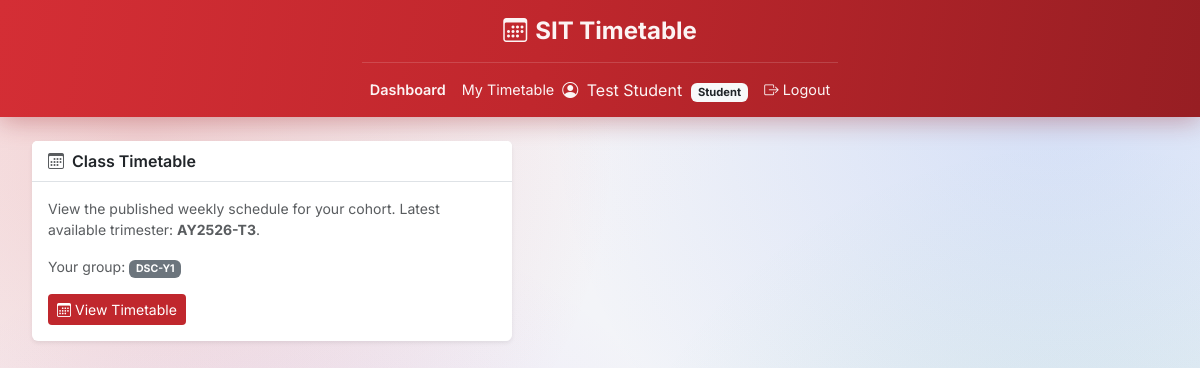
The page /student/dashboard (signed in) on the database its author committed.
### app/models/user.py (models this page shows, shortened)
class User(UserMixin, db.Model):
    __tablename__ = 'users'
    id = db.Column(db.Integer, primary_key=True)
    name = db.Column(db.String(100), nullable=False)
    email = db.Column(db.String(120), unique=True, nullable=False)
    password_hash = db.Column(db.String(256), nullable=False)
    role = db.Column(db.Enum('admin', 'professor', 'student'), nullable=False)
    student_group_id = db.Column(
        db.Integer,
        db.ForeignKey('student_groups.id', ondelete='SET NULL'),
        nullable=True,
    )
    student_group = db.relationship('StudentGroup', foreign_keys=[student_group_id])

### app/models/student_group.py (models this page shows, shortened)
class StudentGroup(db.Model):
    __tablename__ = 'student_groups'
    id = db.Column(db.Integer, primary_key=True)
    programme_id = db.Column(db.Integer, db.ForeignKey('programmes.id'), nullable=False)
    year_level = db.Column(db.Integer, nullable=False)                          # 1, 2, or 3
    group_label = db.Column(db.String(20), nullable=False)                      # e.g. 'DSC-Y2' or 'DSC-Y2-A'
    intake_size = db.Column(db.Integer, nullable=False)                         # number of students in this group
    parent_id = db.Column(db.Integer, db.ForeignKey('student_groups.id'), nullable=True)  # NULL if top-level group
    programme = db.relationship('Programme', backref='student_groups')
    sub_groups = db.relationship('StudentGroup', backref=db.backref('parent', remote_side=[id]))

### app/routes/student.py (the view)
@student_bp.route('/dashboard')
@login_required
def dashboard():
    group_ids = _student_visible_group_ids(current_user.student_group)
    query = (db.session.query(TimetableEntry.trimester)
             .join(TimetableEntry.class_session)
             .filter(TimetableEntry.is_published.is_(True)))
    if group_ids:
        query = query.filter(ClassSession.student_group_id.in_(group_ids))
    else:
        query = query.filter(ClassSession.id == -1)
    published_trimesters = [
        row[0] for row in query.distinct().order_by(TimetableEntry.trimester).all()
    ]
    latest_trimester = published_trimesters[-1] if published_trimesters else None
    return render_template(
        'student/dashboard.html',
        published_trimesters=published_trimesters,
        latest_trimester=latest_trimester,
    )

### app/models/user.py (called while the page is built)
@login_manager.user_loader
def load_user(user_id):
    return User.query.get(int(user_id))

### app/routes/student.py (called while the page is built)
def _student_visible_group_ids(student_group):
    if student_group is None:
        return set()
    group_ids = {student_group.id}
    if student_group.parent_id:
        group_ids.add(student_group.parent_id)
    return group_ids

@student_bp.before_request
@login_required
def require_student():
    if current_user.role != 'student':
        abort(403)

### app/templates/student/dashboard.html (shortened to what this page needs)
{% extends 'base.html' %}
{% block content %}
<div class="card border-0 shadow-sm" style="max-width:480px;">
    <div class="card-header bg-white border-bottom fw-semibold">
        <i class="bi bi-calendar3 me-2 text-muted"></i>Class Timetable
    </div>
    <div class="card-body">
        <p class="small text-muted mb-3">
            View the published weekly schedule for your cohort.
            {% if latest_trimester %}
                Latest available trimester: <strong>{{ latest_trimester }}</strong>.
            {% else %}
                No timetable has been published yet.
            {% endif %}
        </p>
        {% if current_user.student_group %}
        <p class="small text-muted mb-3">
            Your group: <span class="badge bg-secondary">{{ current_user.student_group.group_label }}</span>
        </p>
        {% else %}
        <p class="small text-warning mb-3">
            <i class="bi bi-exclamation-triangle me-1"></i>
            No group assigned yet - contact your administrator.
        </p>
        {% endif %}
        <a href="{{ url_for('student.timetable') }}" class="btn btn-sm text-white"
           style="background-color:#c0272d;">
            <i class="bi bi-calendar3 me-1"></i>View Timetable
        </a>
    </div>
</div>
{% endblock %}

### app/templates/base.html (shortened to what this page needs)
<!DOCTYPE html>
<html lang="en">
<head>
    <link href="https://cdn.jsdelivr.net/npm/bootstrap@5.3.0/dist/css/bootstrap.min.css" rel="stylesheet">
    <link href="https://cdn.jsdelivr.net/npm/bootstrap-icons@1.10.5/font/bootstrap-icons.css" rel="stylesheet">
</head>
<body>
    <nav class="navbar navbar-expand-lg navbar-sit p-0">
        <div class="app-container">
            <div class="d-flex justify-content-center py-2 border-bottom" style="border-color: rgba(255,255,255,0.15) !important;">
                <a class="navbar-brand fw-bold fs-4 m-0 d-flex align-items-center" href="#">
                    <i class="bi bi-calendar3 me-2"></i>SIT Timetable
                </a>
            </div>
            <div class="d-flex align-items-center py-2">
            <div class="collapse navbar-collapse" id="navbarMain">
                <ul class="navbar-nav me-auto mb-2 mb-lg-0">
                    {% if current_user.is_authenticated %}
                        {% if current_user.role == 'admin' %}
                            {% set data_active = request.endpoint and (
                                request.endpoint.startswith('admin.course') or
                                request.endpoint.startswith('admin.professor') or
                                request.endpoint.startswith('admin.student') or
                                request.endpoint.startswith('admin.room')
                            ) %}
                            {% set tools_active = request.endpoint in ('admin.declarations', 'admin.timetable_flags',
                                'admin.data_import', 'admin.audit_log', 'admin.system_info', 'admin.constraint_settings')
                                or (request.endpoint and 'event' in request.endpoint) %}
                            <li class="nav-item">
                                <a class="nav-link {% if request.endpoint == 'admin.dashboard' %}active{% endif %}"
                                   href="{{ url_for('admin.dashboard') }}">
                                    <i class="bi bi-speedometer2 me-1"></i>Dashboard
                                </a>
                            </li>
                            <li class="nav-item">
                                <a class="nav-link {% if request.endpoint == 'admin.timetable' %}active{% endif %}"
                                   href="{{ url_for('admin.timetable') }}">
                                    <i class="bi bi-calendar-week me-1"></i>Timetable
                                </a>
                            </li>
                            <li class="nav-item dropdown">
                                <a class="nav-link dropdown-toggle {% if data_active %}active{% endif %}"
                                   href="#" role="button" data-bs-toggle="dropdown">
                                    <i class="bi bi-database me-1"></i>Data
                                </a>
                                <ul class="dropdown-menu">
                                    <li><a class="dropdown-item {% if request.endpoint and request.endpoint.startswith('admin.course') %}active{% endif %}"
                                           href="{{ url_for('admin.courses') }}"><i class="bi bi-journal-text"></i> Modules</a></li>
                                    <li><a class="dropdown-item {% if request.endpoint and request.endpoint.startswith('admin.professor') %}active{% endif %}"
                                           href="{{ url_for('admin.professors') }}"><i class="bi bi-person-badge"></i> Professors</a></li>
                                    <li><a class="dropdown-item {% if request.endpoint and request.endpoint.startswith('admin.student_group') %}active{% endif %}"
                                           href="{{ url_for('admin.student_groups') }}"><i class="bi bi-people"></i> Groups</a></li>
                                    <li><a class="dropdown-item {% if request.endpoint and request.endpoint.startswith('admin.student') and not request.endpoint.startswith('admin.student_group') %}active{% endif %}"
                                           href="{{ url_for('admin.students') }}"><i class="bi bi-mortarboard"></i> Students</a></li>
                                    <li><a class="dropdown-item {% if request.endpoint and request.endpoint.startswith('admin.room') %}active{% endif %}"
                                           href="{{ url_for('admin.rooms') }}"><i class="bi bi-door-open"></i> Rooms</a></li>
                                </ul>
                            </li>
                            <li class="nav-item dropdown">
                                <a class="nav-link dropdown-toggle {% if tools_active %}active{% endif %}"
                                   href="#" role="button" data-bs-toggle="dropdown" style="position: relative;">
                                    <i class="bi bi-gear me-1"></i>Admin Tools
                                    {% if nav_open_flags_count and nav_open_flags_count > 0 %}
                                    <span class="nav-flag-badge">{{ nav_open_flags_count }}</span>
                                    {% endif %}
                                </a>
                                <ul class="dropdown-menu dropdown-menu-end">
                                    <li><a class="dropdown-item {% if request.endpoint == 'admin.declarations' %}active{% endif %}"
                                           href="{{ url_for('admin.declarations') }}"><i class="bi bi-calendar-check"></i> Declarations</a></li>
                                    <li><a class="dropdown-item {% if request.endpoint == 'admin.timetable_flags' %}active{% endif %}"
                                           href="{{ url_for('admin.timetable_flags') }}"><i class="bi bi-flag"></i> Flags</a></li>
                                    <li><a class="dropdown-item {% if request.endpoint and 'event' in request.endpoint %}active{% endif %}"
                                           href="{{ url_for('admin.events') }}"><i class="bi bi-calendar-event"></i> Events</a></li>
                                    <li><a class="dropdown-item {% if request.endpoint == 'admin.data_import' %}active{% endif %}"
                                           href="{{ url_for('admin.data_import') }}"><i class="bi bi-upload"></i> Import</a></li>
                                    <li><a class="dropdown-item {% if request.endpoint == 'admin.constraint_settings' %}active{% endif %}"
                                           href="{{ url_for('admin.constraint_settings') }}"><i class="bi bi-sliders"></i> Constraint Settings</a></li>
                                    <li><hr class="dropdown-divider"></li>
                                    <li><a class="dropdown-item {% if request.endpoint == 'admin.audit_log' %}active{% endif %}"
                                           href="{{ url_for('admin.audit_log') }}"><i class="bi bi-clock-history"></i> Audit Log</a></li>
                                    <li><a class="dropdown-item {% if request.endpoint == 'admin.system_info' %}active{% endif %}"
                                           href="{{ url_for('admin.system_info') }}"><i class="bi bi-info-circle"></i> System Info</a></li>
                                </ul>
                            </li>
                        {% elif current_user.role == 'student' %}
                            <li class="nav-item">
                                <a class="nav-link {% if request.endpoint == 'student.dashboard' %}active{% endif %}"
                                   href="{{ url_for('student.dashboard') }}">Dashboard</a>
                            </li>
                            <li class="nav-item">
                                <a class="nav-link {% if request.endpoint == 'student.timetable' %}active{% endif %}"
                                   href="{{ url_for('student.timetable') }}">My Timetable</a>
                            </li>
                        {% endif %}
                    {% endif %}
                </ul>
                {% if current_user.is_authenticated %}
                <ul class="navbar-nav ms-auto align-items-center">
                    <li class="nav-item me-2">
                        <span class="navbar-text">
                            <i class="bi bi-person-circle me-1"></i>
                            {{ current_user.name }}
                            {% if current_user.name | lower != current_user.role | lower %}
                            <span class="badge bg-light text-dark ms-1" style="font-size:0.7rem;">
                                {{ current_user.role | capitalize }}
                            </span>
                            {% endif %}
                        </span>
                    </li>
                    <li class="nav-item">
                        <form method="POST" action="{{ url_for('auth.logout') }}" class="m-0">
                            <button type="submit" class="nav-link btn btn-link border-0">
                                <i class="bi bi-box-arrow-right me-1"></i>Logout
                            </button>
                        </form>
                    </li>
                </ul>
                {% endif %}
            </div>
            </div>
        </div>
    </nav>
    <main class="app-container my-4">
        {% block content %}{% endblock %}
    </main>
</body>
</html>

### app/templates/base.html (style rules this page uses)
:root { --bs-body-font-family: 'Inter', -apple-system, BlinkMacSystemFont, 'Segoe UI', Roboto, Helvetica, Arial, sans-serif; --bs-font-sans-serif: 'Inter', -apple-system, BlinkMacSystemFont, 'Segoe UI', Roboto, Helvetica, Arial, sans-serif; }
.btn { white-space: nowrap; }
.navbar-sit { background: linear-gradient(100deg, #d42e35 0%, #c0272d 45%, #971e23 100%); box-shadow: 0 4px 24px rgba(150, 20, 25, 0.35); }
.navbar-sit .navbar-brand, .navbar-sit .nav-link, .navbar-sit .navbar-text { color: rgba(255, 255, 255, 0.95) !important; }
.navbar-sit .nav-link.active { font-weight: 600; }
.navbar-sit .nav-link { font-size: 0.9rem; padding-left: 0.7rem; padding-right: 0.7rem; }
.app-container { max-width: 1600px; margin-left: auto; margin-right: auto; padding-left: 2rem; padding-right: 2rem; }
body { background: radial-gradient(circle at 12% 18%, rgba(192, 39, 45, 0.16) 0%, transparent 38%), radial-gradient(circle at 88% 12%, rgba(37, 99, 235, 0.14) 0%, transparent 40%), radial-gradient(circle at 25% 85%, rgba(147, 51, 234, 0.11) 0%, transparent 42%), radial-gradient(circle at 90% 80%, rgba(22, 163, 74, 0.10) 0%, transparent 40%), linear-gradient(135deg, #fdf2f2 0%, #f3f4f8 45%, #eef4fb 100%); background-attachment: fixed; min-height: 100vh; }

### rows shown on the page
User: name "Test Student", role "Student"
StudentGroup: student_group.group_label "DSC-Y1"

### other values the page prints
{{ latest_trimester }} "AY2526-T3"
